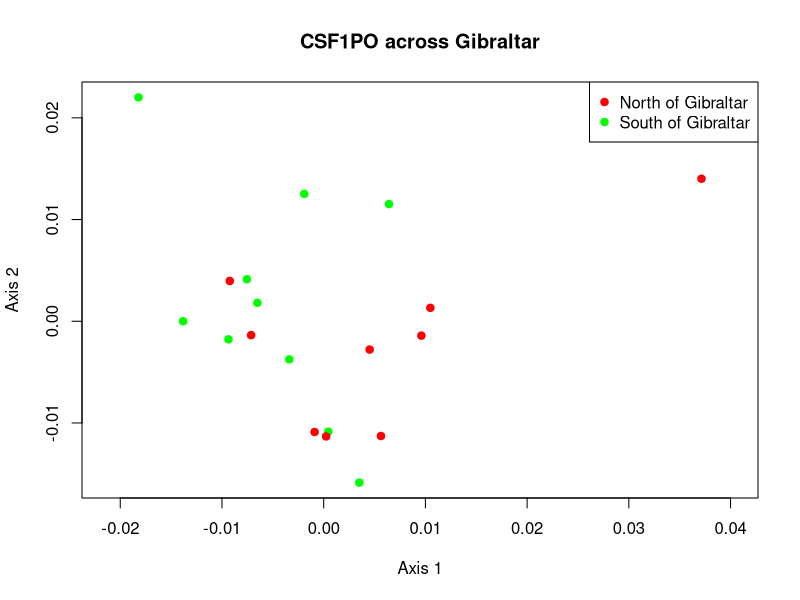

The R script that drew this image:

# read input into R data frame
reynolds_frame <- read.table(file="locus_CSF1PO.mat",fill=TRUE,header=TRUE)

# make distance matrix and change into R dist object 
reynolds_matrix <- as.matrix(reynolds_frame)
reynolds_dist <- as.dist(reynolds_matrix)

# define colors to identify regions
region_colors <- rep("green",times=nrow(reynolds_frame))
region_colors[grep("Spain",colnames(reynolds_frame))] <- "red"

# required R library for this MDS
require(vegan)

# run the MDS
CSF1PO_MDS <- metaMDS(reynolds_dist)

# open PNG device to output graphic in PNG format
png(file="CSF1PO_MDS_plot.png")

# create the plot
plot(CSF1PO_MDS,type="n",xlab="Axis 1", ylab="Axis 2", main="CSF1PO across Gibraltar")

# add the points
points(CSF1PO_MDS,pch=19,col=region_colors)

# add a legend
legend("topright", legend=c("North of Gibraltar", "South of Gibraltar"), pch=19, col=c("red", "green"))

# close the PNG device
dev.off()
